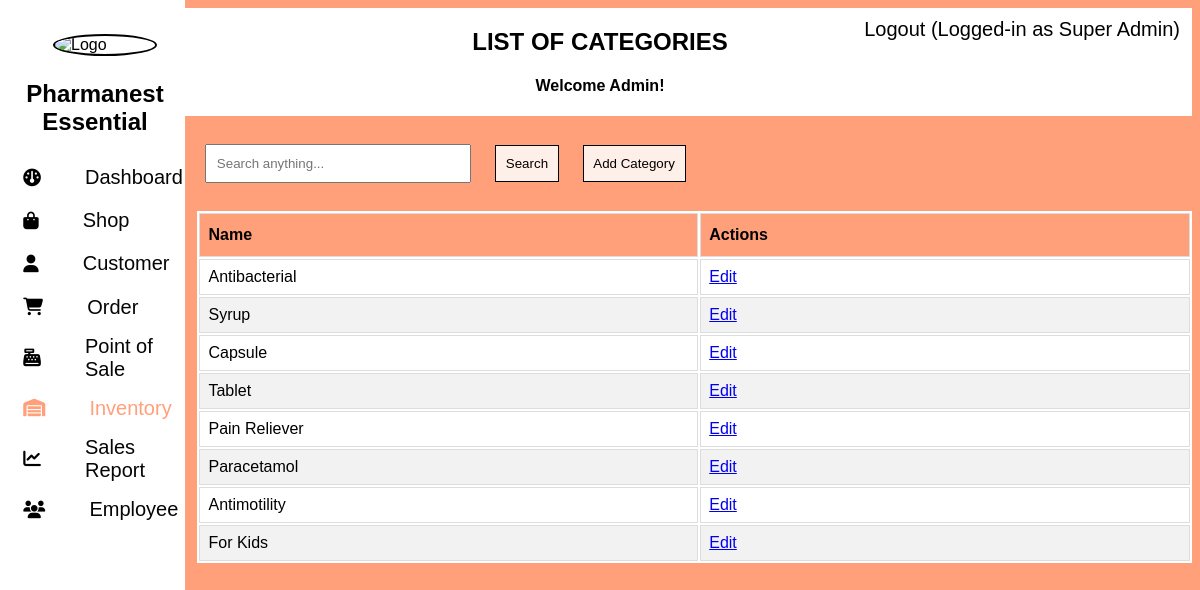
Page /admin/inventory/category/index.php (signed in) on the committed database.
### tables this page shows
CREATE TABLE `category` (
  `id` int(11) NOT NULL,
  `name` varchar(255) NOT NULL
);

### admin/inventory/category/index.php (the view, shortened to what this page needs)
<?php
    $base_url = $_SESSION["BASE_URL"];
    $doc_root = $_SESSION["DOC_ROOT"];
?>
<!DOCTYPE html>
<html>
    <head>
        <link rel="stylesheet" href="https://cdnjs.cloudflare.com/ajax/libs/font-awesome/6.5.1/css/all.min.css">
        <link rel="stylesheet" type="text/css" href="<?php echo $base_url;?>assets/styles/bootstrap.css">
        <link rel="stylesheet" type="text/css" href="../../styles.css">
        <link rel="stylesheet" type="text/css" href="styles.css">
    </head>
    <body>
        <?php include '../../components/side_nav.php'; ?>
        <?php
            include '../../components/top_nav.php';
        ?>
        <?php
            include($doc_root.'/utils/connect.php');
            if (isset($_GET['query'])){
                $query = $_GET['query'];
                $sqlGetCategories = "SELECT id AS category_id, name AS category_name FROM category
                            WHERE name LIKE '%$query%'
                            ORDER BY id DESC";
            } else {
                $query = NULL;
                $sqlGetCategories = "SELECT id AS category_id, name AS category_name FROM category
                            ORDER BY id DESC";
            }
            $result = mysqli_query($conn,$sqlGetCategories);
        ?>
        <div class="search">
            <form method="GET" action="">
                <input type="text" value="<?php echo $query; ?>" name="query" placeholder="Search anything...">
                <button class="btns" type="submit">Search</button>
                <button type="button" class="btns" onclick="openModal('add')">Add Category</button>
            </form>
        </div>
        <div class="table">
            <table id="categoryTable">
                <thead>
                    <tr>
                        <th>Name</th>
                        <th>Actions</th>
                    </tr>
                </thead>
                <tbody>
                    <?php
                    while($data = mysqli_fetch_array($result)){
                    ?>
                    <tr>
                        <td><?php echo $data["category_name"];?></td>
                        <td>
                            <a href="#" onclick="<?php echo "openModal('edit','".$data['category_id']."','".$data['category_name']."')"; ?>">Edit</a>
                        </td>
                    </tr>
                    <?php
                    }
                    ?>
                </tbody>
            </table>
        </div>
    </body>
</html>

### admin/styles.css (style rules this page uses)
body { font-family: Arial, sans-serif; background-color: lightsalmon; }

### admin/inventory/category/styles.css (style rules this page uses)
.search { float: right; background-color: transparent; width: 82%; padding: 1rem; margin-top: 1%; }
input { padding: 1%; width: 25%; }
.table { background-color: white; width: 84%; float: right; font-family: Arial; border-collapse: collapse; overflow:auto; margin-top: 1%; }
.table td, .table th { border: 1px solid #ddd; padding: 8px; }
th { width: 10%; }
.table tr:nth-child(even) { background-color: #f2f2f2; }
.table th { padding-top: 12px; padding-bottom: 12px; text-align: left; background-color: lightsalmon; color: black; }
.btns { background-color: rgba(255, 255, 255, 0.836); padding: 1%; border: solid black 1px; }
button { background-color: lightsalmon; padding: 5%; margin-left: 2%; cursor: pointer; }

### rows in the picture
category: name "Antibacterial"
category: name "Syrup"
category: name "Capsule"
category: name "Tablet"
category: name "Pain Reliever"
category: name "Paracetamol"
category: name "Antimotility"
category: name "For Kids"

### other values in the picture
$_SESSION['user_role'] "Super Admin"
$current_page_title "LIST OF CATEGORIES"
$_SESSION['user_first_name'] "Admin"
